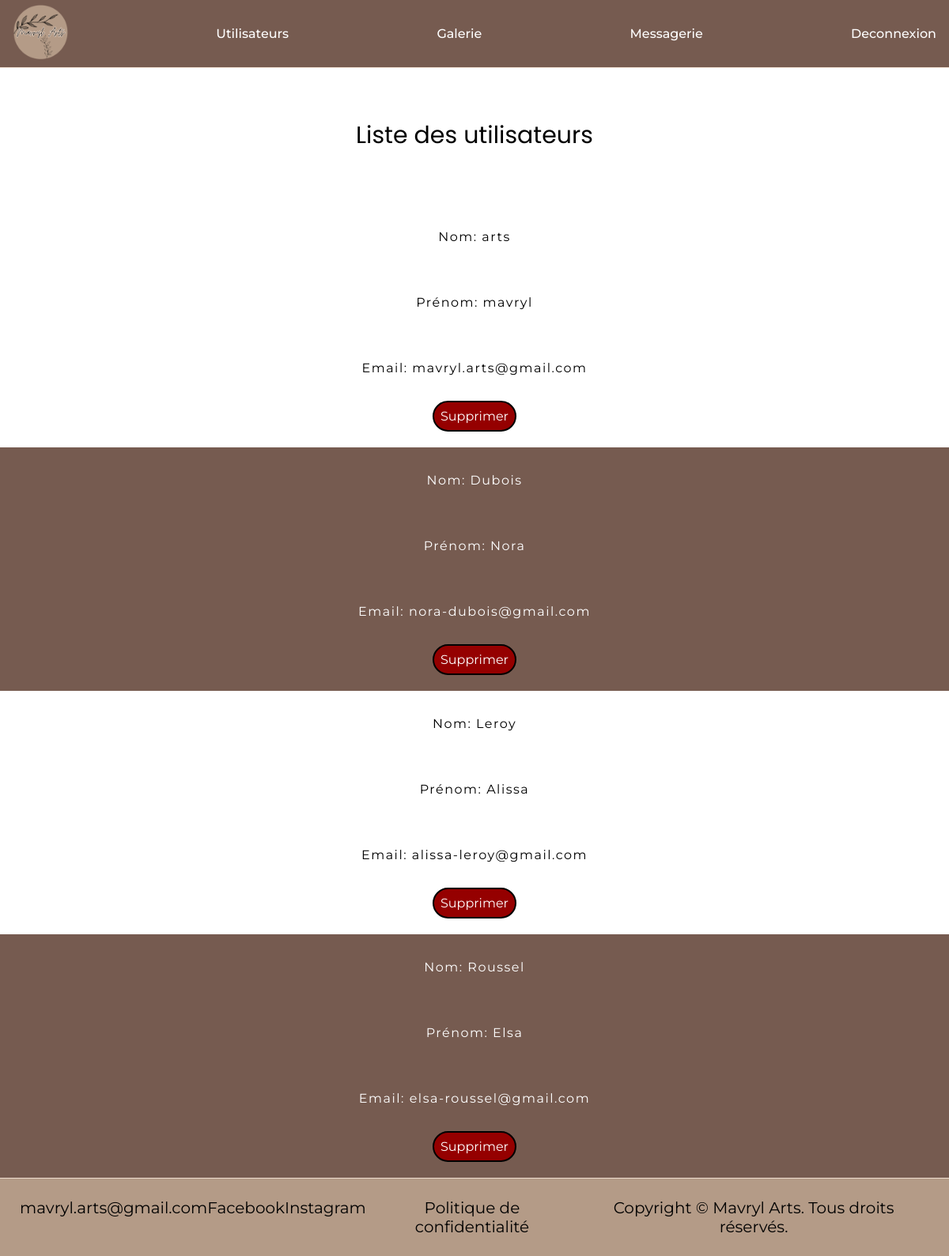
The page / (signed in) on the database its author committed.
### tables this page shows
CREATE TABLE `users` (
  `user_id` int(11) NOT NULL,
  `user_first_name` varchar(255) DEFAULT NULL,
  `user_last_name` varchar(255) DEFAULT NULL,
  `user_email` varchar(255) DEFAULT NULL,
  `id_admin` int(11) DEFAULT NULL
);

### php/public/controllers/Controller.php (called while the page is built, shortened)
<?php
require_once dirname(__DIR__) . "/models/BddConnect.php";
class Controller
{
    function index()
    {
        require_once dirname(__DIR__) . "/views/base.php";
    }
}
?>

### php/public/index.php (called while the page is built)
<?php
require_once "controllers/Controller.php";
$controller = new Controller;
$controller->index();
?>

### routes.php (called while the page is built, shortened)
<?php
get("/", "./index.php");

### php/public/models/BddConnect.php (called while the page is built, shortened)
<?php
class BddConnect
{
    public $connexion;
    public function __construct()
    {
        $user = "root";
        $password = "root";
        $bdd = "mavrylArts";
        $server = "mysql:host=mysql;dbname=$bdd";
        try {
            $options = array(
                PDO::ATTR_ERRMODE => PDO::ERRMODE_EXCEPTION,
                PDO::ATTR_EMULATE_PREPARES => false
            );
            $this->connexion = new PDO($server, $user, $password, $options);
        } catch (PDOException $e) {
            error_log("Erreur de connexion : " . $e->getMessage(), 0);
            throw new Exception("Erreur de connexion à la base de données.");
        }
    }
    public function getAllUsers() {
        $stmt = $this->connexion->prepare('SELECT user_id, user_first_name, user_last_name, user_email FROM users');
        $stmt->execute();
        return $stmt->fetchAll(PDO::FETCH_ASSOC);
    }
}
?>

### php/public/views/home.php (the view, shortened to what this page needs)
<?php
require_once dirname(__DIR__) . '/models/BddConnect.php';
?>
<?php
if (isset($_SESSION['admin']) && $_SESSION['admin'] === true) {
    $bdd = new BddConnect();
    $users = $bdd->getAllUsers();
?>
<section class="admin-users">
    <h2>Liste des utilisateurs</h2>
    <?php
    foreach ($users as $user) {
        echo "<article>";
        echo "<p>Nom: " . htmlspecialchars($user['user_last_name']) . "</p>";
        echo "<p>Prénom: " . htmlspecialchars($user['user_first_name']) . "</p>";
        echo "<p>Email: " . htmlspecialchars($user['user_email']) . "</p>";
        echo "<form method='POST' action=''>";
        echo "<button type='submit' name='delete_user' class='delete'>Supprimer</button>";
        echo "</form>";
        echo "</article>";
    }
    ?>
</section>
<?php
}
?>

### php/public/css/base.css (style rules this page uses)
:root { --White: #ffffff; --Beige: #EEDCCE; --LightBrown: #B49B87; --Brown: #765B50; --Black: #000000; }
* { font-family: 'Montserrat', sans-serif; font-size: 1rem; margin: 0; padding: 0; text-decoration: none; list-style-type: none; text-align: center; }
h2 { color: var(--Black); font-size: 30px; font-weight: 400; padding: 1rem; padding: 4rem 0 4rem 0; }
h1, h2 { font-family: "Poppins", sans-serif; }
article p { padding: 2rem; letter-spacing: 1.5px; width: 70%; }
article:nth-child(odd) p { color: var(--White); }
article:nth-child(even) { background-color: var(--White); }
article:nth-child(odd) { background-color: var(--Brown); }
article { display: flex; flex-direction: column; align-items: center; flex-wrap: wrap; }
.disconnect, .delete { background-color: rgb(149, 0, 0) !important; margin-bottom: 20px; }

### php/public/css/contact.css (style rules this page uses)
button { background-color: var(--Brown); border: 2px solid var(--Black); border-radius: 50px; padding: 0.5rem; cursor: pointer; transition: ease-in-out 0.5s; color: var(--White); }

### rows shown on the page
users: user_last_name "arts", user_first_name "mavryl", user_email "mavryl.arts@gmail.com"
users: user_last_name "Dubois", user_first_name "Nora", user_email "nora-dubois@gmail.com"
users: user_last_name "Leroy", user_first_name "Alissa", user_email "alissa-leroy@gmail.com"
users: user_last_name "Roussel", user_first_name "Elsa", user_email "elsa-roussel@gmail.com"
